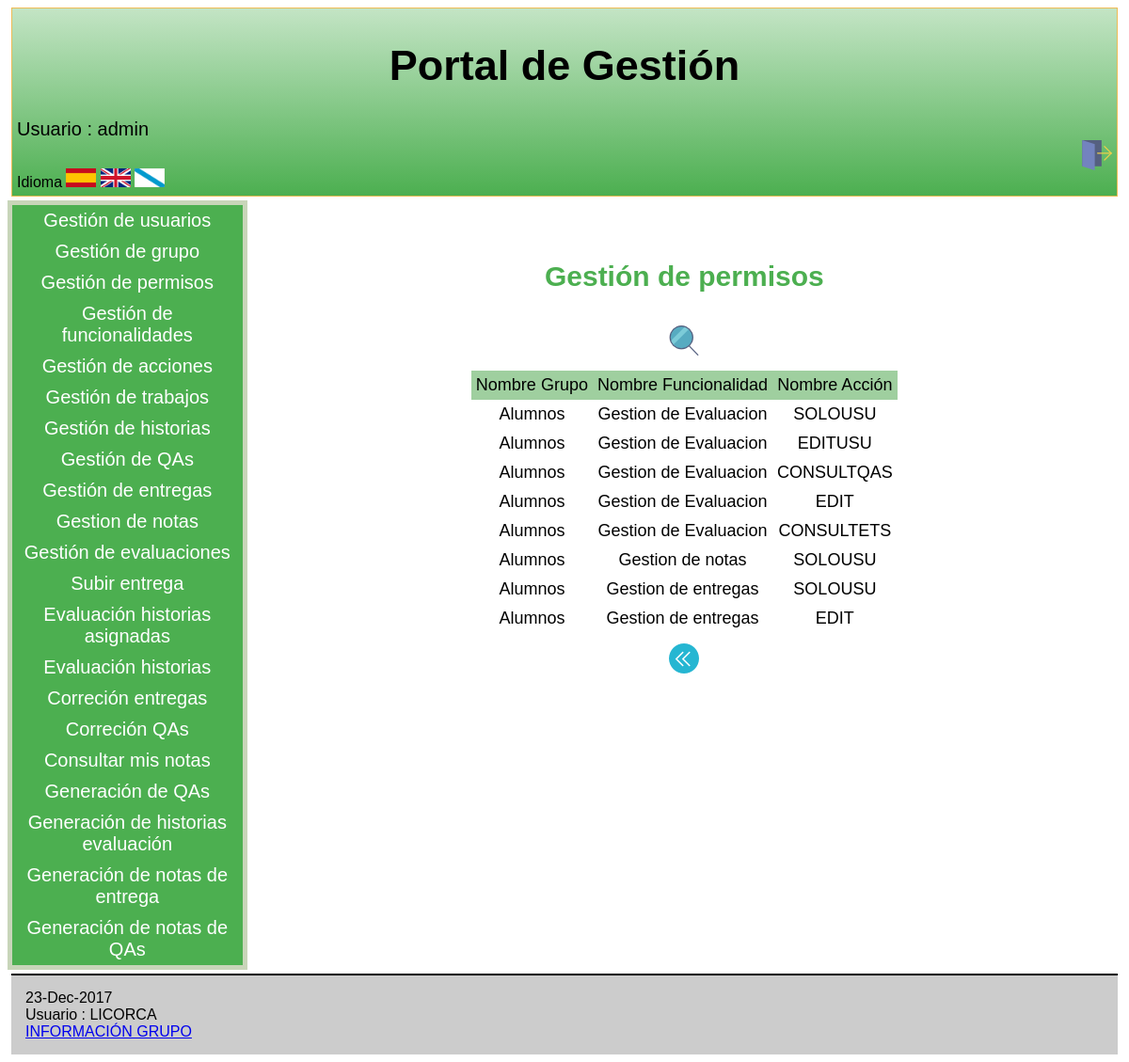
The page /Controllers/PERMISO_CONTROLLER.php (signed in) on the database its author committed.
### tables this page shows
CREATE TABLE `PERMISO` (
  `IdGrupo` varchar(6) NOT NULL,  
  `IdFuncionalidad` varchar(6) NOT NULL,
  `IdAccion` varchar(6) NOT NULL
);

CREATE TABLE `GRUPO` (
  `IdGrupo` varchar(6) NOT NULL,
  `NombreGrupo` varchar(60) NOT NULL,
  `DescripGrupo` varchar(100) NOT NULL
);

CREATE TABLE `FUNCIONALIDAD` (
  `IdFuncionalidad` varchar(6) NOT NULL,
  `NombreFuncionalidad` varchar(60) NOT NULL,
  `DescripFuncionalidad` varchar(100) NOT NULL
);

CREATE TABLE `ACCION` (
  `IdAccion` varchar(6) NOT NULL,
  `NombreAccion` varchar(60) NOT NULL,
  `DescripAccion` varchar(100) NOT NULL
);

### Controllers/PERMISO_CONTROLLER.php (called while the page is built, shortened)
<?php
include '../Models/PERMISO_MODEL.php';
include '../Models/FUNCIONALIDAD_MODEL.php';
include '../Views/PERMISO/PERMISO_SHOWALL_View.php';
switch ( $_REQUEST[ 'action' ] ) {
	default:
		$USUARIO = new USU_GRUPO( $_SESSION[ 'login' ], '', '', '', '', '', '', '','');
		$ADMIN = $USUARIO->comprobarAdmin();
		if($ADMIN == true){
			if ( !$_POST ) {
				$PERMISO = new PERMISO_MODEL('', '', '', '','','');
			} else {
				$PERMISO = new PERMISO_MODEL('', '', '', '','','');
			}
			$datos = $PERMISO->SEARCH2();
			$lista = array( 'NombreGrupo','NombreFuncionalidad','NombreAccion');
			$ACL = $USUARIO->comprobarPermisos();
			new PERMISO_SHOWALL( $lista, $datos, $ACL ,true);
	}
}
?>

### Models/PERMISO_MODEL.php (called while the page is built, shortened)
<?php
    class PERMISO_MODEL{
        var $NombreGrupo;
        var $NombreFuncionalidad;
        var $NombreAccion;
        var $mysqli;
        function __construct($IdGrupo, $IdFuncionalidad, $IdAccion, $NombreGrupo, $NombreFuncionalidad, $NombreAccion){
            $this->NombreGrupo = $NombreGrupo;
            $this->NombreFuncionalidad = $NombreFuncionalidad;
            $this->NombreAccion = $NombreAccion;
            include_once '../Functions/BdAdmin.php';
            $this->mysqli=ConectarBD();
        }
function SEARCH2()
{
     $sql = "SELECT P.IdGrupo,G.NombreGrupo,P.IdFuncionalidad,F.NombreFuncionalidad,P.IdAccion,A.NombreAccion
                     FROM PERMISO P,GRUPO G,FUNCIONALIDAD F,FUNC_ACCION FA,ACCION A
                     WHERE (
                            G.IdGrupo = P.IdGrupo &&
                            F.IdFuncionalidad = P.IdFuncionalidad &&
                            A.IdAccion = P.IdAccion &&
                            F.IdFuncionalidad = FA.IdFuncionalidad &&
                            A.IdAccion = FA.IdAccion &&
                            F.NombreFuncionalidad LIKE '%$this->NombreFuncionalidad%' &&
                            A.NombreAccion LIKE '%$this->NombreAccion%' &&
                            G.NombreGrupo LIKE '%$this->NombreGrupo%'
                           )";
    if (!($resultado = $this->mysqli->query($sql))){
        return 'Error en la consulta sobre la base de datos, revise los campos introducidos';
    }
    else{
        return $resultado;
    }
}
    }
?>

### Functions/BdAdmin.php (called while the page is built, shortened)
<?php
function ConectarBD()
	{
	    $mysqli = new mysqli("localhost", "userET3", "passET3", "IUET32017");
		return $mysqli;
	}
?>

### Views/PERMISO/PERMISO_SHOWALL_View.php (the view, shortened to what this page needs)
<?php
class PERMISO_SHOWALL {
	function __construct( $lista, $datos,$PERMISO,$admin) {
		$this->lista = $lista;
		$this->datos = $datos;
		$this->PERMISO = $PERMISO;
		$this->admin = $admin;
		$this->render($this->lista,$this->datos,$this->PERMISO,$this->admin);
	}
	function render($lista,$datos,$PERMISO,$admin){
		$this->datos = $datos;
$SEARCH=false;
	if($admin==true){
			    $SEARCH=true;
	}
	include '../Views/Header.php';
?>
		<div class="seccion">
			<h2>
				<?php echo $strings['Gestión de permisos'];?>
			</h2>
			<table>
				<tr>
<?php
					foreach ( $lista as $atributo ) {
?>
					<th>
						<?php echo $strings[$atributo]?>
					</th>
<?php
					}
?>
				</tr>
<?php
				while ( $fila = mysqli_fetch_array( $this->datos ) ) {
?>
				<tr>
<?php
					foreach ( $lista as $atributo ) {
?>
					<td>
<?php
							echo $fila[ $atributo ];
?>
					</td>
<?php
					}
?>
				</tr>
<?php
				}
?>
			<caption style="margin-bottom:10px;">
					<form action='../Controllers/PERMISO_CONTROLLER.php'>
<?php if($SEARCH==true){  ?>
						<button type="submit" name="action" value="SEARCH"><img src="../Views/icon/buscar.png" alt="BUSCAR" /></button>
<?php } ?>
					</form>
				</caption>
			</table>
			<form action='../Controllers/PERMISO_CONTROLLER.php' method="post">
				<button type="submit"><img src="../Views/icon/atras.png" alt="<?php echo $strings['Atras']?>" /></button>
			</form>
		</div>
<?php
		include '../Views/Footer.php';
		}
		}
?>

### Views/css/estilos.css (style rules this page uses)
body { font-family: Arial; background: white; }
h2 { text-align:center; font-size: 30px; color: #4CAF50; }
table { padding:1px; margin-top:0px; border-spacing:0px; font-family: Arial; font-size: 20px; border: 0px solid #000; margin: 0 auto ; text-align: left; }
th,td { padding: 5px; text-align: center; font-size: 18px; border: 0px solid #000; }
th { background-color: #9fcf9f; font-weight:normal; border: 0px solid #000; }
.seccion { padding:10px; padding-bottom: 30px; margin: 20px; text-align:center; }
button { background-color:white; border: none; margin-top: 10px; padding:0px; }

### rows shown on the page
permiso: IdGrupo.NombreGrupo "Alumnos", IdFuncionalidad.NombreFuncionalidad "Gestion de Evaluacion", IdAccion.NombreAccion "SOLOUSU"
permiso: IdGrupo.NombreGrupo "Alumnos", IdFuncionalidad.NombreFuncionalidad "Gestion de Evaluacion", IdAccion.NombreAccion "EDITUSU"
permiso: IdGrupo.NombreGrupo "Alumnos", IdFuncionalidad.NombreFuncionalidad "Gestion de Evaluacion", IdAccion.NombreAccion "CONSULTQAS"
permiso: IdGrupo.NombreGrupo "Alumnos", IdFuncionalidad.NombreFuncionalidad "Gestion de Evaluacion", IdAccion.NombreAccion "EDIT"
permiso: IdGrupo.NombreGrupo "Alumnos", IdFuncionalidad.NombreFuncionalidad "Gestion de Evaluacion", IdAccion.NombreAccion "CONSULTETS"
permiso: IdGrupo.NombreGrupo "Alumnos", IdFuncionalidad.NombreFuncionalidad "Gestion de notas", IdAccion.NombreAccion "SOLOUSU"
permiso: IdGrupo.NombreGrupo "Alumnos", IdFuncionalidad.NombreFuncionalidad "Gestion de entregas", IdAccion.NombreAccion "SOLOUSU"
permiso: IdGrupo.NombreGrupo "Alumnos", IdFuncionalidad.NombreFuncionalidad "Gestion de entregas", IdAccion.NombreAccion "EDIT"

### other values the page prints
$strings['Portal de Gestión'] "Portal de Gestión"
$strings['Usuario'] "Usuario"
$_SESSION['login'] "admin"
$strings['idioma'] "Idioma"
$strings['Gestion de usuarios'] "Gestión de usuarios"
$strings['Gestion de grupo'] "Gestión de grupo"
$strings['Gestión de permisos'] "Gestión de permisos"
$strings['Gestion de funcionalidades'] "Gestión de funcionalidades"
$strings['Gestion de acciones'] "Gestión de acciones"
$strings['Gestion de trabajos'] "Gestión de trabajos"
$strings['Gestion de historias'] "Gestión de historias"
$strings['Gestión de QAs'] "Gestión de QAs"
$strings['Gestion de entregas'] "Gestión de entregas"
$strings['Gestion de notas'] "Gestion de notas"
$strings['Gestion de evaluaciones'] "Gestión de evaluaciones"
